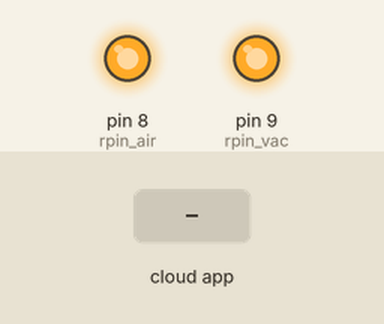
A sketch run on a simulated Arduino Uno, built with avr-gcc and run on an emulated ATmega328P. On the bench: output pins drawn as LEDs (lit = HIGH). Inputs (shaded band) come from the test bench. The ROS host is connected and sends only what is stated.

Above: at 1.2 s.
1.3 s: the phone or cloud app sets Vacuum to 0
At 2.6 s:
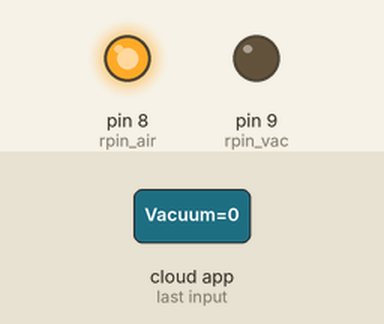
3.3 s: the phone or cloud app sets Air to 0
At 4.6 s:
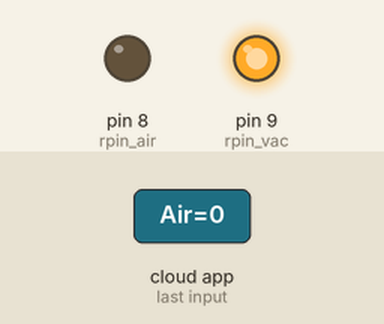
6.3 s: the phone or cloud app sets Vacuum to 1
At 7.6 s:
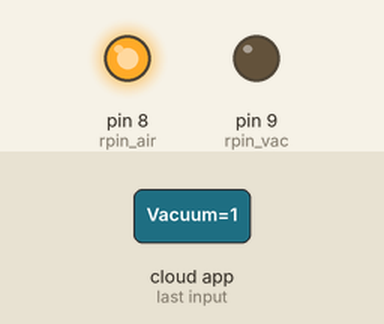
8.3 s: the phone or cloud app sets Air to 1
At 11.0 s:
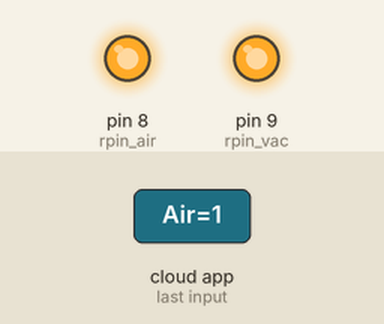
Timing chart, 0 to 12.3 s (numbered marks = the images above; inputs shaded):
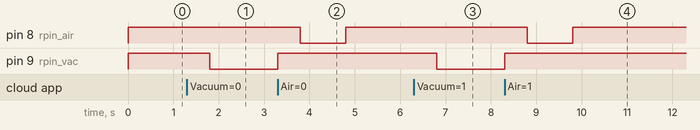

The sketch:

amazon_vacuum_cups.ino
```cpp
// ROS Arduino interfacing for Amazon vacuum suction cups end effector
// Commands to execute in terminals (3 seperate terminals or 3 tabs)
// rosrun rosserial_python serial_node.py
// rostopic echo /state

// To turn the Vacuum ON and OFF
// rostopic pub Vacuum std_msgs/Empty --once
// rostopic pub Air std_msgs/Empty --once

// Make necessary imports
#include <ros.h>
#include <std_msgs/Empty.h>
#include <std_msgs/String.h>

// Define parameters
const int rpin_vac = 9; // vacuum valve
const int rpin_air = 8; // Vent valve
String usrIP; // user input as string


// Instantiate the node handle
ros::NodeHandle nh;

// Publisher
std_msgs::String ValState;
ros::Publisher ValveState("state", &ValState);

char VacState[11] = "Vacuum ON!";
char AirState[12] = "Vacuum OFF!";

// Callback functions
// Vacuum valve
void VacValve(const std_msgs::Empty& toggle_msg) {
  digitalWrite(rpin_vac, HIGH);
  digitalWrite(rpin_air, HIGH);
  delay(500);
  Serial.println("Actuating vacuum ON");
  digitalWrite(rpin_vac, LOW);
  digitalWrite(rpin_air, HIGH);
  ValState.data = VacState;
}
// Air valve
void AirValve(const std_msgs::Empty& toggle_msg) {
  digitalWrite(rpin_vac, HIGH);
  digitalWrite(rpin_air, HIGH);
  delay(500);
  Serial.println("Actuating vacuum ON");
  digitalWrite(rpin_vac, HIGH);
  digitalWrite(rpin_air, LOW);
  delay(1000);
  digitalWrite(rpin_vac, HIGH);
  digitalWrite(rpin_air, HIGH);
  ValState.data = AirState;
}

// Subscriber
ros::Subscriber<std_msgs::Empty>Vac("Vacuum", &VacValve);
ros::Subscriber<std_msgs::Empty>Air("Air", &AirValve);


void setup() {
  // put your setup code here, to run once:

  // Define pin mode
  pinMode(rpin_vac, OUTPUT);
  pinMode(rpin_air, OUTPUT);

  digitalWrite(rpin_vac, HIGH);
  digitalWrite(rpin_air, HIGH);

  // Initialize ROS stuff
  nh.initNode();
  nh.subscribe(Vac);
  nh.subscribe(Air);
  nh.advertise(ValveState);

}

void loop() {
  // put your main code here, to run repeatedly:

  /*// Ensure both valves are closed
  digitalWrite(rpin_vac, HIGH);
  digitalWrite(rpin_air, HIGH);

  Serial.println("Enter 1 to turn ON and 0 to tunr OFF");

  while(Serial.available() == 0) {}
  usrIP = Serial.readString();

  if (usrIP == '1') {
     //Ensure both valves are closed and actuate vacuum valve
    digitalWrite(rpin_vac, HIGH);
    digitalWrite(rpin_air, HIGH);
    delay(500);
    Serial.println("Actuating vacuum ON");
    digitalWrite(rpin_vac, LOW);
    digitalWrite(rpin_air, HIGH);
  }
  else if (usrIP == '0') {
    // Ensure both valves are closed and actuate air valve
    digitalWrite(rpin_vac, HIGH);
    digitalWrite(rpin_air, HIGH);
    delay(500);
    Serial.println("Actuating vacuum OFF");
    digitalWrite(rpin_vac, HIGH);
    digitalWrite(rpin_air, LOW);
  }
  else {
    // Ensure both valves are closed
    Serial.println("Invalid command");
    digitalWrite(rpin_vac, HIGH);
    digitalWrite(rpin_air, HIGH);
  }*/

  ValveState.publish( &ValState);
  nh.spinOnce();
  delay(1);

}
```

Measured:
- after the input at 1.3 s, pin 9 (rpin_vac): HIGH → LOW after 0.50 s
- after the input at 3.3 s, pin 8 (rpin_air): HIGH → LOW after 0.50 s, → HIGH 1.0 s later; pin 9 (rpin_vac): LOW → HIGH at once
- after the input at 6.3 s, pin 9 (rpin_vac): HIGH → LOW after 0.50 s
- after the input at 8.3 s, pin 8 (rpin_air): HIGH → LOW after 0.50 s, → HIGH 1.0 s later; pin 9 (rpin_vac): LOW → HIGH at once
